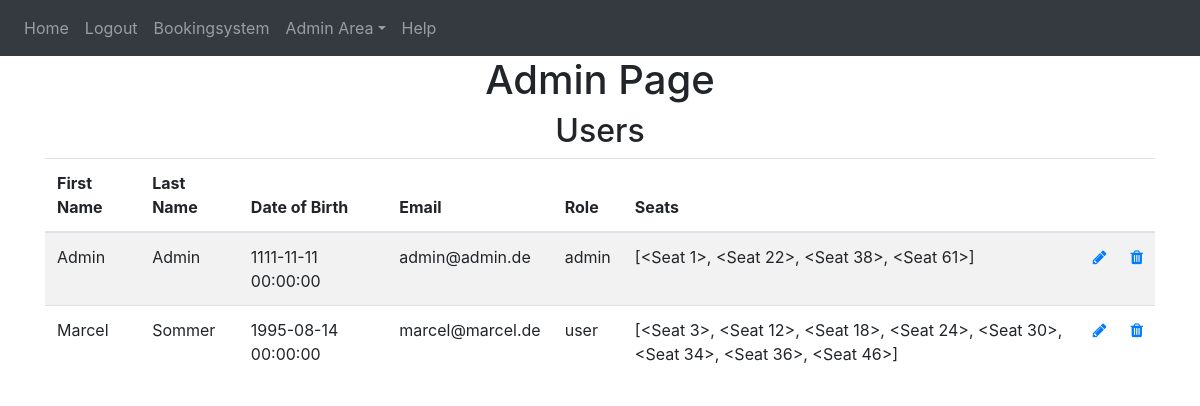
Page /admin-area/user (signed in) on the committed database.
### website/models.py (models this page shows)
class User(db.Model, UserMixin):
    id = db.Column(db.Integer, primary_key=True)
    email = db.Column(db.String(150), unique=True)
    password = db.Column(db.String(150))
    first_name = db.Column(db.String(150))
    last_name = db.Column(db.String(150))
    birth_date = db.Column(db.DateTime)
    role = db.Column(db.String(10))
    seats = db.relationship('Seat')

### website/admin.py (the view)
@admins.route('/user', methods=['GET', 'POST'])
@login_required
def admin_user():
    if current_user.role == 'admin':
        users = User.query.all()
        return render_template('admin_user.html', user=current_user, users=users)
    else:
        flash('You need do be an Admin to access!!', category='error')
        return redirect(url_for('views.home'))

### website/__init__.py (called while the page is built)
def create_app():
    from .views import views
    from .auth import auth
    from .admin import admins
    from .models import User, Seat
    app = Flask(__name__)
    app.config['SECRET_KEY'] = 'hjshjhdjah kjshkjdhjs'
    app.config['SQLALCHEMY_DATABASE_URI'] = f'sqlite:///{DB_NAME}'
    app.config['FLASK_ADMIN_SWATCH'] = 'cerulean'
    app.register_blueprint(views, url_prefix='/')
    app.register_blueprint(auth, url_prefix='/')
    app.register_blueprint(admins, url_prefix='/admin-area')
    db.init_app(app)
    create_database(app)
    login_manager = LoginManager()
    login_manager.login_view = 'auth.login'
    login_manager.init_app(app)
    @login_manager.user_loader
    def load_user(id):
        return User.query.get(int(id))
    return app

### website/templates/admin_user.html
{% extends "base.html" %} {% block title %}Admin{% endblock %}
{% block content%}
<h1 align="center">Admin Page</h1>
<h2 align="center">Users</h2>
<table class="table table-striped" id="users">
    <thead>
        <tr>
        <th scope="col">First Name</th>
        <th scope="col">Last Name</th>
        <th scope="col">Date of Birth</th>
        <th scope="col">Email</th>
        <th scope="col">Role</th>
        <th scope="col">Seats</th>
        <th scope="col"></th>
        <th scope="col"></th>
        </tr>
    </thead>
    <tbody>
        {% for user in users %}
        <tr>
        <td>{{user.first_name}}</td>
        <td>{{user.last_name}} </td>
        <td>{{user.birth_date}}</td>
        <td>{{user.email}}</td>
        <td>{{user.role}}</td>
        <td>{{user.seats}}</td>
        <td><a class="icon" href="{{url_for('admins.update_user', id=user.id)}}" >
            <span class="fa fa-pencil glyphicon glyphicon-pencil"></span></a></td>
        <td><a class="icon" href="{{url_for('admins.delete_user', id=user.id)}}">
            <span class="fa fa-trash glyphicon glyphicon-trash"></span>
        </a></td>
        </tr>
        {% endfor %}
    </tbody>
{% endblock %}

### website/templates/base.html (shortened to what this page needs)
<!DOCTYPE html>
<html>
  <head>
    <link
      rel="stylesheet"
      href="https://cdn.jsdelivr.net/npm/bootstrap@4.0.0/dist/css/bootstrap.min.css"
/>
    <link
      rel="stylesheet"
      href="https://stackpath.bootstrapcdn.com/font-awesome/4.7.0/css/font-awesome.min.css"
/>
  </head>
  <body>
    <nav class="navbar navbar-expand-lg navbar-dark bg-dark">
      <div class="collapse navbar-collapse" id="navbar">
        <div class="navbar-nav" role="tablist">
          {% if user.is_authenticated %}
          <a class="nav-item nav-link" id="home" href="/">Home</a>
          <a class="nav-item nav-link" id="logout" href="/logout">Logout</a>
          <a class="nav-item nav-link" id="bookingsystem" href="/bookingsystem">Bookingsystem</a>
            {% if current_user.role == 'admin' %}
            <a class="nav-item dropdown">
              <a class="nav-link dropdown-toggle" data-toggle="dropdown" id="admin-area">Admin Area</a>
            </a>
            {% endif %}
          <a class="nav-item nav-link" id="help" href="/help">Help</a>
          {% else %}
          <a class="nav-item nav-link" id="login" href="/login">Login</a>
          <a class="nav-item nav-link" id="signUp" href="/sign-up">Sign Up</a>
          {% endif %}
        </div>
      </div>
    </nav>
    <div class="container">{% block content %} {% endblock %}</div>
  </body>
</html>

### rows in the picture
User: first_name "Admin", last_name "Admin", birth_date "1111-11-11 00:00:00", email "admin@admin.de", role "admin", seats "[<Seat 1>, <Seat 22>, <Seat 38>, <Seat 61>]"
User: first_name "Marcel", last_name "Sommer", birth_date "1995-08-14 00:00:00", email "marcel@marcel.de", role "user", seats "[<Seat 3>, <Seat 12>, <Seat 18>, <Seat 24>, <Seat 30>, <Seat 34>, <Seat 36>, <Seat 46>]"
